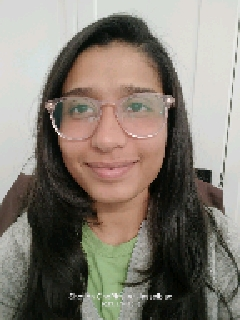
#> input picture ProjectWork/server/check.jpg, 240 x 320 px; its folder holds only this picture in this run
$ python test.py check.jpg
#> lines starting #> are read from the running program, lines starting #| are printed output that depends on the picture
### ProjectWork/server/train.py
import cv2
import os
import sys
import numpy as np

#This function is for Haar-cascade: A Face detection algorithm.
def faceDetection(image):
    gray = cv2.cvtColor(image, cv2.COLOR_BGR2GRAY)  # Image grayscaling

    # Correct path to haarcascade XML file
    cascPath = cv2.data.haarcascades + "haarcascade_frontalface_default.xml"
    faceCascade = cv2.CascadeClassifier(cascPath)

    faces = faceCascade.detectMultiScale(gray, scaleFactor=1.3, minNeighbors=5)
    return faces, gray

# [27 lines of commented-out code are left out]
# [29 lines left out: functions labels_for_training_data, train_classifier, not called in this run]

#This function draws bounding boxes around detected face in image
def draw_rect(image,face):
    (x,y,w,h)=face
    cv2.rectangle(image,(x,y),(x+w,y+h),(0,255,0),thickness=2)

#This function writes name of person for detected label
def put_text(image,text,x,y):
    cv2.putText(image,text,(x,y),cv2.FONT_HERSHEY_SIMPLEX,0.8,(0,0,255),2)

def put_text(image, text, x, y):
    cv2.putText(image, text, (x, y), cv2.FONT_HERSHEY_SIMPLEX, 1, (0, 255, 0), 2)
# [20 lines left out: function display_training_images_with_detected_faces, not called in this run]

# Call this function to display your training images
#display_training_images_with_detected_faces(training_data_dir)

# Main program
# if __name__ == "_main_":

 # Directory containing training data
# training_data_dir = "C:/Users/Trisha Ashok/Desktop/0 IOT/face_Rec/Face_rec_LBPH-master/Face_rec_LBPH-master/newdata"

#     # Prepare training data
# print("Preparing data...")
# faces, faceID, label_map = labels_for_training_data(training_data_dir)
# print("Data prepared")

#     # Train the classifier and save
# print("Training model...")
# face_recognizer = train_classifier(faces, faceID)
# face_recognizer.write('trainingData.yml')
# print("Model trained and saved")
# #display_training_images_with_detected_faces(training_data_dir)
#     # Load a test image
# test_img = cv2.imread("C:/Users/Trisha Ashok/Desktop/0 IOT/face_Rec/Face_rec_LBPH-master/Face_rec_LBPH-master/newdata/Trisha/lol5.jpg")

#     # Perform face detection
# faces_detected, gray_img = faceDetection(test_img)
# print ("Loaded test image")
#     # Recognize faces in the test image
# # for face in faces_detected:
# #     (x, y, w, h) = face
# #     roi_gray = gray_img[y:y+h, x:x+w]
# #     label, confidence = face_recognizer.predict(roi_gray)
# #     print("Confidence:", confidence)
# #     print("Label:", label)

# #     draw_rect(test_img, face)
# #     predicted_name = str(label)  # or map label to person's name if you have that information
# #     put_text(test_img, predicted_name, x, y)
# print (faces_detected)

# id_to_name_map = {v: k for k, v in label_map.items()}
# for face in faces_detected:
#     print ("In Loop")
#     (x, y, w, h) = face
#     roi_gray = gray_img[y:y+h, x:x+w]
#     label, confidence = face_recognizer.predict(roi_gray)
#     print("Confidence:", confidence)
#     print("Label:", label)

#     draw_rect(test_img, face)

#         # Use the reverse mapping to get the class name
#     predicted_name = id_to_name_map.get(label, "Unknown")
#     put_text(test_img, predicted_name,x,y)
#     # Display the output
# #cv2.imshow("Face Detector", test_img)
# #cv2.waitKey(0)
# #cv2.destroyAllWindows()

### ProjectWork/server/test.py
import cv2
import os
import sys
import numpy as np
import train as fd
import json

imagePath = sys.argv[1]
image = cv2.imread(imagePath)
#> image is the input picture: shape (320, 240, 3); mean B, G, R 115.4, 125.3, 132.9


# image = cv2.imread(path) 	#For PIP package
face_det,gray = fd.faceDetection(image)
#> in faceDetection, `gray = cv2.cvtColor(image, cv2.COLOR_BGR2GRAY)`:
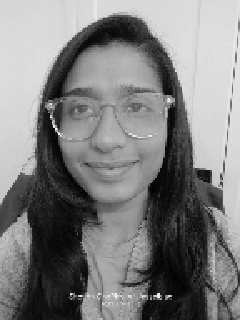
#> gray: shape (320, 240); min 1, max 252, mean 126.5
#> in faceDetection, `faces = faceCascade.detectMultiScale(gray, scaleFactor=1.3, minNeighbo..`: faces = [[41, 55, 137, 137]]
#> face_det = [[41, 55, 137, 137]]

#For Training
# faces,faceID = fd.labels_for_training_data('Train')
# model = fd.train_classifier(faces,faceID)
# model.save('trainData.yml')

# Load names from the JSON file
#> (the run stopped early here; a loop or call above may not have finished)

$ run again, on ProjectWork/server/dvboi.png
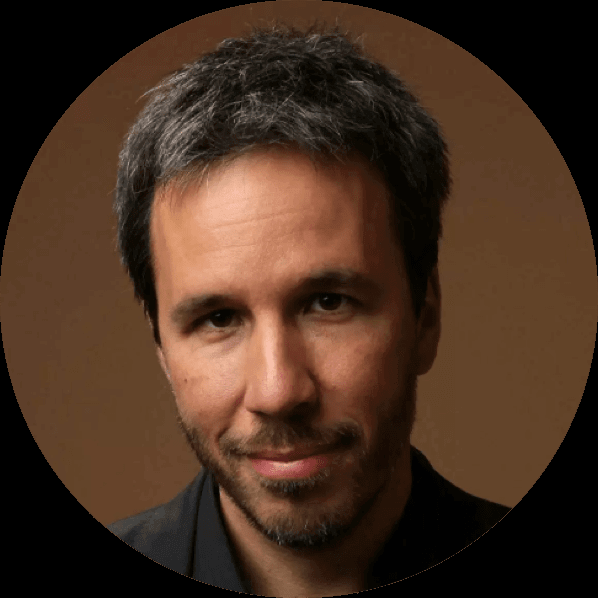
#> input picture ProjectWork/server/dvboi.png, 598 x 598 px
#> image is the input picture: shape (598, 598, 3); mean B, G, R 33, 48, 71.2
#> in faceDetection, `gray = cv2.cvtColor(image, cv2.COLOR_BGR2GRAY)`:
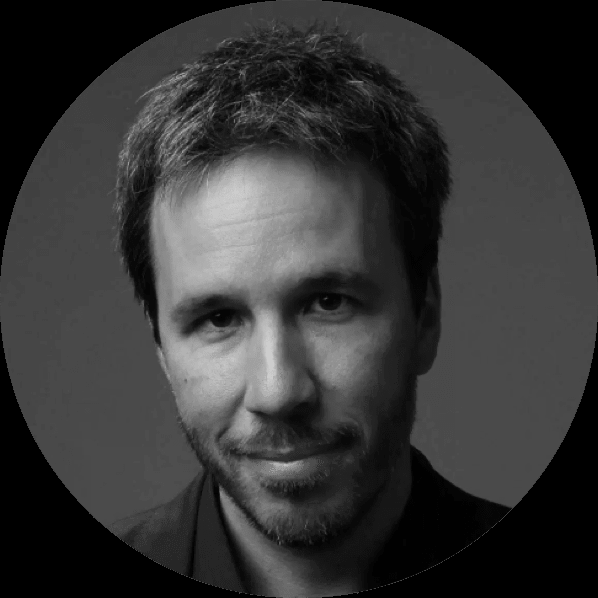
#> gray: shape (598, 598); min 0, max 205, mean 53.2
#> faces = [[111, 183, 331, 331]]
